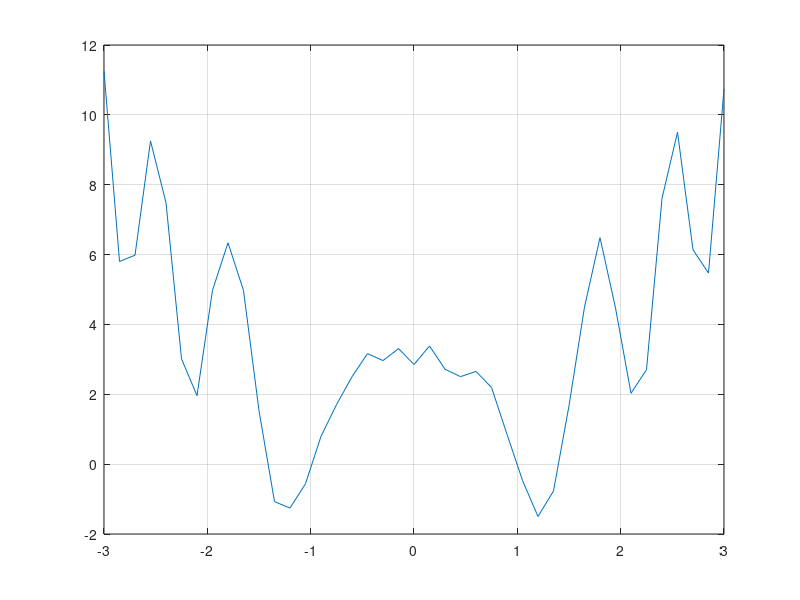

This chart was generated by the following MATLAB code: (Note: this script raises an error after producing the figure.)
load('lab3_04.mat');
yid=id.Y;
xid=id.X;

plot(xid, yid);

% radial basis
n=20;
grid;
N=length(xid);
fi=func(xid, N, n);

theta=fi\yid';
yh=fi*theta;
Mse=1/N*(sum(yid'-yh).^2)

%val
xval=val.X;
yval=val.Y;
Nv=length(xval);
fiv=func(xval, Nv, n);

yhv=fiv*theta;
Mse=1/Nv*(sum(yval'-yhv).^2)

plot(xval, yval); hold on;
plot(xval, yhv);